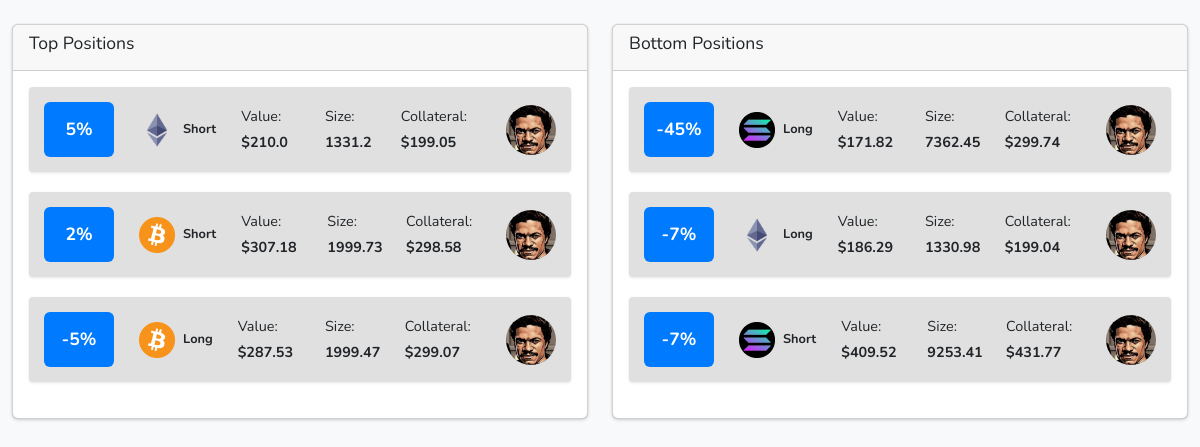
The page /positions/top_positions on the database its author committed.
### tables this page shows
CREATE TABLE positions (
        id TEXT PRIMARY KEY,
        asset_type TEXT,
        position_type TEXT,
        entry_price REAL,
        liquidation_price REAL,
        current_travel_percent REAL,
        value REAL,
        collateral REAL,
        size REAL,
        leverage REAL,
        wallet_name TEXT,
        last_updated DATETIME,
        alert_reference_id TEXT,
        hedge_buddy_id TEXT,
        current_price REAL,
        liquidation_distance REAL,
        heat_index REAL,
        current_heat_index REAL,
        pnl_after_fees_usd REAL
    );

### positions/positions_bp.py (the view)
@positions_bp.route("/top_positions", methods=["GET"])
@positions_bp.route("/top_positions", methods=["GET"])
def show_top_positions():
    try:
        all_positions = PositionService.get_all_positions(DB_PATH)
        valid_positions = [pos for pos in all_positions if pos.get("current_travel_percent") is not None]
        top_positions = sorted(valid_positions, key=lambda pos: pos["current_travel_percent"], reverse=True)[:3]
        bottom_positions = sorted(valid_positions, key=lambda pos: pos["current_travel_percent"])[:3]
        print("DEBUG: Alert States for Top Positions:")
        for pos in top_positions:
            print("Top Position - ID: {}, Alert State: {}".format(pos.get("id", "unknown"),
                                                                  pos.get("alert_state", "N/A")))
        print("DEBUG: Alert States for Bottom Positions:")
        for pos in bottom_positions:
            print("Bottom Position - ID: {}, Alert State: {}".format(pos.get("id", "unknown"),
                                                                     pos.get("alert_state", "N/A")))
        return render_template("top_positions.html", top_positions=top_positions, bottom_positions=bottom_positions)
    except Exception as e:
        print("Error retrieving top positions: {}".format(e))
        return render_template("top_positions.html", top_positions=[], bottom_positions=[])

### data/data_locker.py (called while the page is built)
    @classmethod
    def get_instance(cls, db_path: Optional[str] = None) -> 'DataLocker':
        if cls._instance is None:
            cls._instance = cls(db_path)
        return cls._instance

    def read_positions(self):
        cursor = self.conn.cursor()
        cursor.execute("SELECT * FROM positions")
        rows = cursor.fetchall()
        cursor.close()
        return rows

### launch_pad.py (called while the page is built)
@app.context_processor
def update_theme_context():
    config_path = current_app.config.get("CONFIG_PATH", CONFIG_PATH)
    try:
        with open(config_path, 'r') as f:
            conf = json.load(f)
    except Exception as e:
        conf = {}
    theme = {
        'sidebar': {
            'bg': conf.get('sidebar_bg', 'bg-primary'),
            'color_mode': conf.get('sidebar_mode', 'dark')
        },
        'navbar': {
            'bg': conf.get('navbar_bg', 'bg-secondary'),
            'color_mode': conf.get('navbar_mode', 'dark')
        }
    }
    return dict(theme=theme)

### positions/position_service.py (called while the page is built)
    @staticmethod
    def get_all_positions(db_path: str = DB_PATH) -> List[Dict[str, Any]]:
        try:
            dl = DataLocker.get_instance(db_path)
            raw_positions = dl.read_positions()
            positions = []
            for pos in raw_positions:
                pos_dict = { key: pos[key] for key in pos.keys() }
                enriched = PositionService.enrich_position(pos_dict)
                positions.append(enriched)
            return positions
        except Exception as e:
            logger.error(f"Error retrieving positions: {e}", exc_info=True)
            raise

### positions/positions_bp.py (called while the page is built)
@positions_bp.context_processor
def update_theme_context():
    config_path = current_app.config.get("CONFIG_PATH", CONFIG_PATH)
    try:
        with open(config_path, 'r') as f:
            config = json.load(f)
    except Exception as e:
        logger.error(f"Error loading theme config: {e}", exc_info=True)
        config = {}
    theme = {
        'sidebar': {
            'bg': config.get('sidebar_bg', 'bg-primary'),
            'color_mode': config.get('sidebar_mode', 'dark')
        },
        'navbar': {
            'bg': config.get('navbar_bg', 'bg-secondary'),
            'color_mode': config.get('navbar_mode', 'dark')
        }
    }
    return dict(theme=theme)

### utils/calc_services.py (called while the page is built)
    def calculate_value(self, position):
        size = float(position.get("size", 0.0))
        return round(size, 2)

### templates/top_positions.html (shortened to what this page needs)
<!doctype html>
<html lang="en">
  <head>
    <link rel="stylesheet" href="{{ url_for('static', filename='dist/css/adminlte.css') }}" />
    <link rel="stylesheet" href="https://cdn.jsdelivr.net/npm/bootstrap-icons@1.11.3/font/bootstrap-icons.min.css" />
    <link rel="stylesheet" href="https://cdn.jsdelivr.net/npm/bootstrap@5.3.3/dist/css/bootstrap.min.css" />
  </head>
  <body class="bg-body-tertiary">
    <div class="container mt-4">
      <div class="row">
        <div class="col-md-6">
          <div class="card">
            <div class="card-header">
              <h3 class="card-title">Top Positions</h3>
            </div>
            <div class="card-body">
              {% if top_positions %}
                {% for pos in top_positions %}
                  {% set box_class = "text-bg-blue" %}
                  {% if pos.alert_state == "alert-low" %}
                    {% set box_class = "text-bg-success" %}
                  {% elif pos.alert_state == "alert-medium" %}
                    {% set box_class = "text-bg-warning" %}
                  {% elif pos.alert_state == "alert-high" %}
                    {% set box_class = "text-bg-danger" %}
                  {% endif %}
                <div class="info-box">
                  <span class="info-box-icon {{ box_class }} text-white">
                    <span class="small-percentage">{{ pos.current_travel_percent | round(0, 'floor') | int }}%</span>
                  </span>
                  <div class="info-box-content">
                    <div class="info-box-asset">
                      <span class="info-box-extra">
                        <img src="{{ url_for('static', filename='images/' ~ pos.asset_type|lower ~ '_logo.png') }}"
                             alt="{{ pos.asset_type }} Logo"
                             onerror="this.onerror=null;this.src='{{ url_for('static', filename='images/default_logo.png') }}';">
                        <span>{{ pos.position_type }}</span>
                      </span>
                      <div class="info-box-details">
                        <span>Value: <strong>${{ pos.value }}</strong></span>
                        <span>Size: <strong>{{ pos.size }}</strong></span>
                        <span>Collateral: <strong>${{ pos.collateral }}</strong></span>
                      </div>
                    </div>
                  </div>
                  <div class="info-box-wallet">
                    <img src="{{ pos.wallet_image or url_for('static', filename='images/landovault.jpg') }}"
                         alt="Wallet Logo"
                         onerror="this.onerror=null;this.src='{{ url_for('static', filename='images/landovault.jpg') }}';">
                  </div>
                </div>
                {% endfor %}
              {% else %}
                <p class="text-center">No top positions available.</p>
              {% endif %}
            </div>
          </div>
        </div>
        <div class="col-md-6">
          <div class="card">
            <div class="card-header">
              <h3 class="card-title">Bottom Positions</h3>
            </div>
            <div class="card-body">
              {% if bottom_positions %}
                {% for pos in bottom_positions %}
                  {% set box_class = "text-bg-blue" %}
                  {% if pos.alert_state == "alert-low" %}
                    {% set box_class = "text-bg-success" %}
                  {% elif pos.alert_state == "alert-medium" %}
                    {% set box_class = "text-bg-warning" %}
                  {% elif pos.alert_state == "alert-high" %}
                    {% set box_class = "text-bg-danger" %}
                  {% endif %}
                <div class="info-box">
                  <span class="info-box-icon {{ box_class }} text-white">
                    <span class="small-percentage">{{ pos.current_travel_percent | round(0, 'floor') | int }}%</span>
                  </span>
                  <div class="info-box-content">
                    <div class="info-box-asset">
                      <span class="info-box-extra">
                        <img src="{{ url_for('static', filename='images/' ~ pos.asset_type|lower ~ '_logo.png') }}"
                             alt="{{ pos.asset_type }} Logo"
                             onerror="this.onerror=null;this.src='{{ url_for('static', filename='images/default_logo.png') }}';">
                        <span>{{ pos.position_type }}</span>
                      </span>
                      <div class="info-box-details">
                        <span>Value: <strong>${{ pos.value }}</strong></span>
                        <span>Size: <strong>{{ pos.size }}</strong></span>
                        <span>Collateral: <strong>${{ pos.collateral }}</strong></span>
                      </div>
                    </div>
                  </div>
                  <div class="info-box-wallet">
                    <img src="{{ pos.wallet_image or url_for('static', filename='images/landovault.jpg') }}"
                         alt="Wallet Logo"
                         onerror="this.onerror=null;this.src='{{ url_for('static', filename='images/landovault.jpg') }}';">
                  </div>
                </div>
                {% endfor %}
              {% else %}
                <p class="text-center">No bottom positions available.</p>
              {% endif %}
            </div>
          </div>
        </div>
      </div>
    </div>
  </body>
</html>

### templates/top_positions.html (style rules this page uses)
body { font-family: 'Nunito', sans-serif; }
.container { max-width: 1200px; }
.info-box { display: flex; align-items: center; background-color: #e0e0e0; padding: 15px; border-radius: 4px; box-shadow: 0 1px 3px rgba(0,0,0,0.1); margin-bottom: 20px; }
.info-box-wallet { margin-left: auto; display: flex; align-items: center; }
.info-box-wallet img { border-radius: 50%; width: 50px; height: 50px; }
.info-box-asset { display: flex; align-items: center; gap: 15px; }
.info-box-extra { display: inline-flex; align-items: center; font-size: 0.7rem; margin: 0; }
.info-box-extra img { vertical-align: middle; width: 36px; height: 36px; }
.info-box-extra span { margin-left: 8px; }
.info-box-extra span:last-child { font-size: 0.8rem; font-weight: bold; }
.info-box-icon { width: 60px; height: 55px; line-height: 55px; display: flex; align-items: center; justify-content: center; border-radius: 10px; margin-right: 15px; }
.text-bg-blue { background-color: #007bff !important; }
.small-percentage { font-size: 1.1rem !important; font-weight: bold !important; font-family: 'Nunito', sans-serif; color: white !important; margin-right: 0 !important; }
.info-box-details { display: flex; gap: 15px; font-size: 0.9rem; align-items: center; margin-left: 10px; }

### rows shown on the page
positions: current_travel_percent "5", shows a picture, position_type "Short", value "210.0", size "1331.2", collateral "199.05"
positions: current_travel_percent "2", position_type "Short", value "307.18", size "1999.73", collateral "298.58"
positions: current_travel_percent "-5", position_type "Long", value "287.53", size "1999.47", collateral "299.07"
positions: current_travel_percent "-45", position_type "Long", value "171.82", size "7362.45", collateral "299.74"
positions: current_travel_percent "-7", shows a picture, position_type "Long", value "186.29", size "1330.98", collateral "199.04"
positions: current_travel_percent "-7", position_type "Short", value "409.52", size "9253.41", collateral "431.77"
